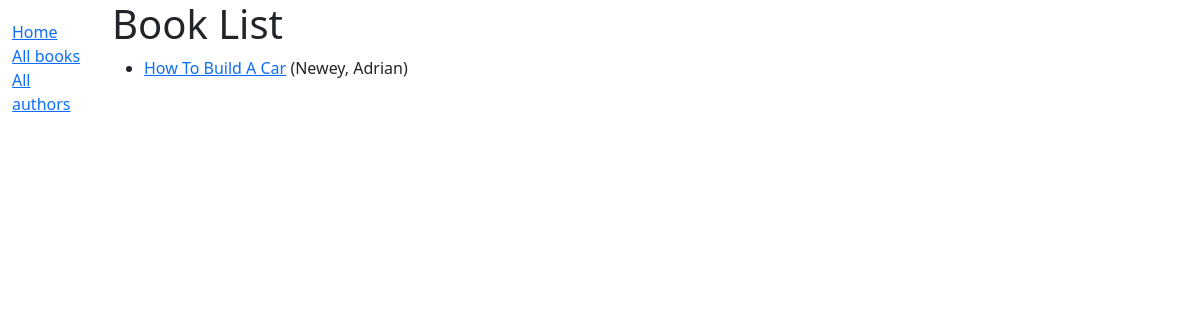
The page /ERP/books/ on the database as committed earlier.
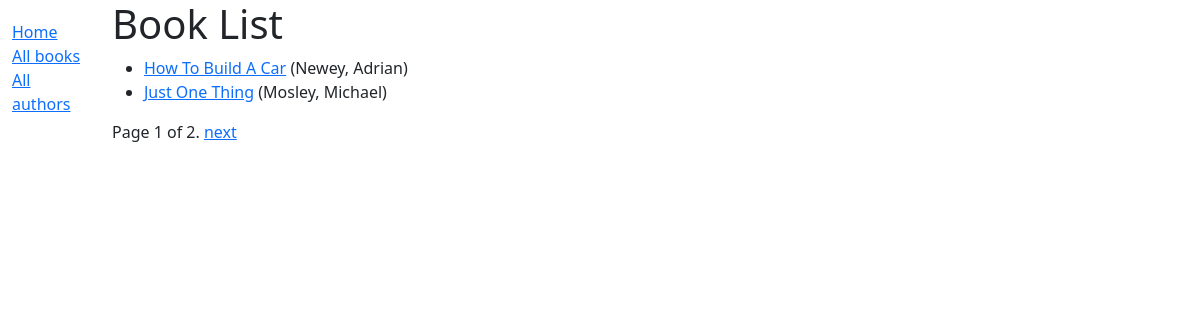
The same page on the database as committed later.
### ERP/models.py (models this page shows, shortened)
class Book(models.Model):
    title = models.CharField(max_length=200, help_text="enter the Books Title")
    author = models.ForeignKey("Author", on_delete=models.SET_NULL, null = True)
    summary = models.TextField(max_length=1000, help_text="Enter a brief description")
    isbn = models.CharField("ISBN", max_length=13, unique=True, help_text="13 char ISBN num")
    genre = models.ManyToManyField(Genre, help_text="select a genre for this book")
    language = models.ForeignKey('Language', on_delete=models.SET_NULL, null=True)
    class Meta:
        ordering = ["title", "author"]
    def display_genre(self):
        """Creates a string for the Genre. This is required to display the Genre in the Admin Terminal."""
        return ', '.join([genre.name for genre in self.genre.all()[:3]])
    display_genre.short_description = "Genre"
    def get_absolute_url(self):
        return reverse('book-detail', args = [str(self.id)])

class Author(models.Model):
    first_name = models.CharField(max_length=100)
    last_name = models.CharField(max_length=100)
    date_of_birth = models.DateField(null = True, blank = True)
    date_of_death = models.DateField('Died', null=True, blank = True)
    class Meta:
        ordering = ['last_name', 'first_name']
    def __str__(self):
        return f'{self.last_name}, {self.first_name}'

### ERP/views.py (the view)
# urls.py: path("books/", views.BookListView.as_view(), name='books'),
class BookListView(generic.ListView):
    model = Book
    paginate_by = 2
    context_object_name = "book_list"
    def get_queryset(self):
        return Book.objects.all()
    def get_context_data(self, **kwargs):
        context = super(BookListView, self).get_context_data(**kwargs)
        context["some_data"] = "this is additional data"
        return context

### ERP/templates/ERP/book_list.html
{% extends "base_generic.html" %}
{% block content %}
  <h1>Book List</h1>
  {% if book_list %}
    <ul>
      {% for book in book_list %}
      <li>
        <a href="{{ book.get_absolute_url }}">{{ book.title }}</a>
        ({{book.author}})
      </li>
      {% endfor %}
    </ul>
  {% else %}
    <p>There are no books in the library.</p>
  {% endif %}
{% endblock %}

### ERP/templates/base_generic.html (shortened to what this page needs)
<!DOCTYPE html>
<html lang="en">
<head>
  <link href="https://cdn.jsdelivr.net/npm/bootstrap@5.1.3/dist/css/bootstrap.min.css" rel="stylesheet">
  {% load static %}
  <link rel="stylesheet" href="{% static 'css/styles.css' %}">
</head>
<body>
<div class="container-fluid">
<div class="row">
  <div class="col-sm-1">
  {% block sidebar %}
  <ul class="sidebar-nav">
    <li><a href="{% url 'index' %}">Home</a></li>
    <li><a href="{% url 'books' %}">All books</a></li>
    <li><a href="{% url 'authors' %}">All authors</a></li>
  </ul>
{% endblock %}
  </div>
  <div class="col-sm-10 ">
  {% block content %}{% endblock %}
  {% block pagination %}
    {% if is_paginated %}
        <div class="pagination">
            <span class="page-links">
                <span class="page-current">
                    Page {{ page_obj.number }} of {{ page_obj.paginator.num_pages }}.
                </span>
                {% if page_obj.has_next %}
                    <a href="{{ request.path }}?page={{ page_obj.next_page_number }}">next</a>
                {% endif %}
            </span>
        </div>
    {% endif %}
  {% endblock %}
  </div>
</div>
</div>
</body>
</html>

### ERP/static/css/styles.css (style rules this page uses)
.sidebar-nav { margin-top: 20px; padding: 0; list-style: none; }

Rows that differ between the two databases and show on the page:
added Book: title "Just One Thing", author "Mosley, Michael"
Other text that changed with them:
{{ page_obj.number }}: (not shown) → "1"
{{ page_obj.paginator.num_pages }}: (not shown) → "2"
text now shown: "Page of . next"
